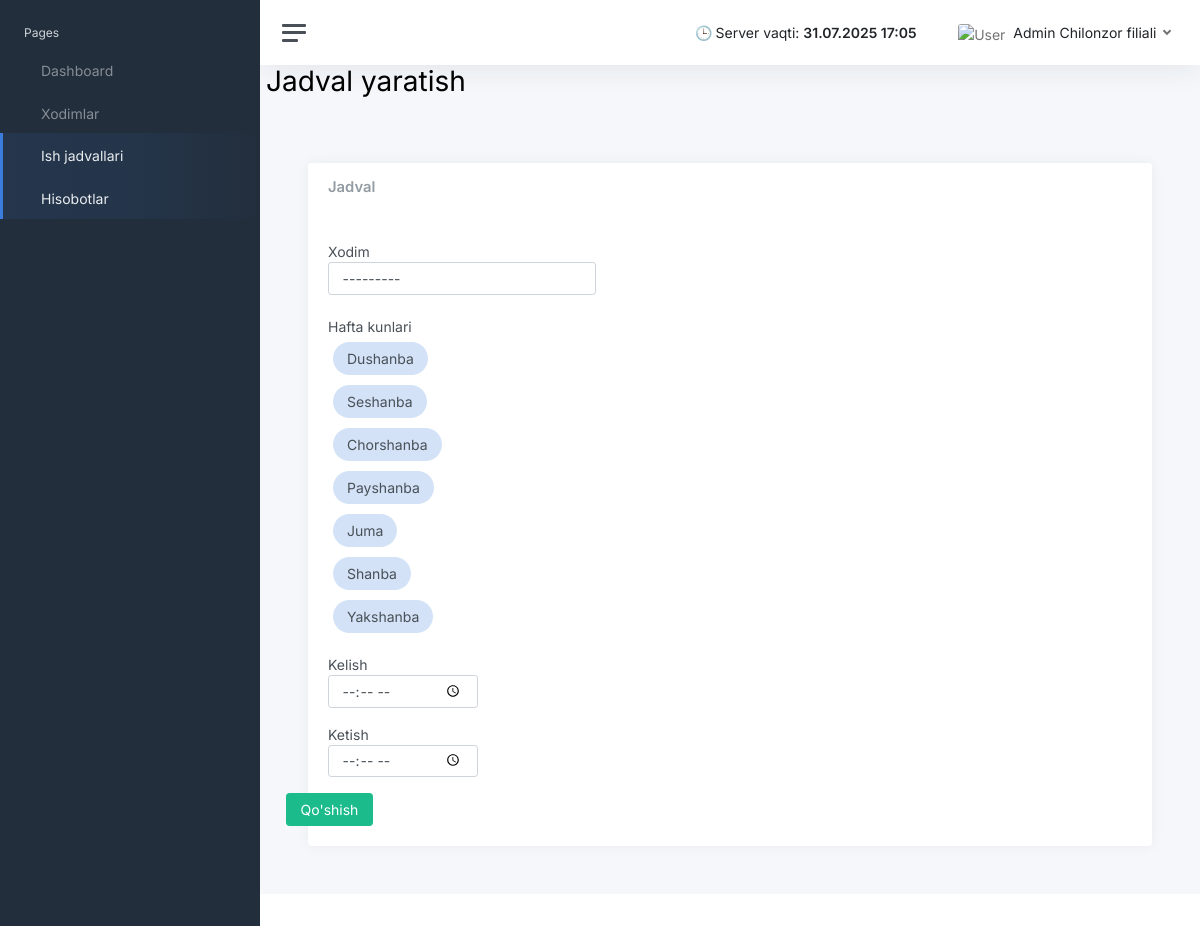
Screenshot of /schedule_create/ (signed in) with the database file from the repository.
### apps/superadmin/models.py (models this page shows, shortened)
class Filial(models.Model):
    filial_name = models.CharField(max_length=200, null=True, blank=True)
    class Meta:
        verbose_name = "Filial"
        verbose_name_plural = "Filiallar"

class Weekday(models.Model):
    name = models.CharField(max_length=20, unique=True)
    name_en = models.CharField(max_length=20, unique=True, null=True, blank=True)
    def __str__(self):
        return self.name
    class Meta:
        verbose_name = "Hafta kuni"
        verbose_name_plural = "Hafta kunlari"

### apps/home/views.py (the view)
# urls.py: path('schedule_create/', views.create_schedule, name='schedule_create'),
@login_required(login_url="/login/")
def create_schedule(request):
    if request.user.is_superuser:
        return redirect('/login/')
    administrator = Administrator.objects.get(user=request.user)
    tashkent_time = timezone.localtime(timezone.now())
    if request.method == 'POST':
        form = WorkScheduleWithUserForm(request.POST, admin=administrator)
        if form.is_valid():
            form.save()
            return redirect('schedules')
    else:
        form = WorkScheduleWithUserForm(admin=administrator)
    return render(request, 'home/user/workschedule/schedule_create.html',
                  {'form': form,
                   "filial": administrator.filial.filial_name,
                   "segment": "schedules",  'tashkent_time': tashkent_time})

### apps/main/models.py (called while the page is built)
    def __str__(self):
        return self.name

### apps/templates/home/user/workschedule/schedule_create.html (shortened to what this page needs)
{% extends "layouts/base.html" %}
{% load static %}
{% block body_class %} dashboard {% endblock body_class %}
{% block stylesheets %}
<link href="{% static 'css/app.css' %}" rel="stylesheet">
{% endblock stylesheets %}
{% block content %}
<div class="content-wrapper">
    <section class="content-header">
        <div class="container-fluid">
            <div class="row mb-2">
                <div class="col-sm-6">
                    <h1>Jadval yaratish</h1>
                </div>
            </div>
        </div>
    </section>
    <section class="content">
        <div class="row">
            <div class="col-md-12">
                <div class="card card-primary">
                    <div class="card-header">
                        <h3 class="card-title">Jadval</h3>
                    </div>
                    <div class="card-body">
                        <form role="form" method="post" action="" enctype="multipart/form-data">
                            <div class="form-group col-12 col-md-4">
                                <label for="id_location">Xodim</label>
                                {{ form.employee }}
                            </div>
                            <br>
                            <div class="form-group mb-3">
                                <label for="{{ form.weekday.id_for_label }}">Hafta kunlari</label>
                                <br>
                                <div class="row form-group">
                                    {% for checkbox in form.weekday %}
                                        <div class="form-group">
                                            <label class="form-check-label weekday-label {% if checkbox.data.selected %}selected{% endif %}"
                                                for="{{ checkbox.id_for_label }}"
                                                onclick="toggleWeekday('{{ checkbox.id_for_label }}')">
                                                {{ checkbox.choice_label }}
                                            </label>
                                        </div>
                                    {% endfor %}
                                </div>
                            </div>
                            <div class="form-group mb-3">
                                <label for="{{ form.start.id_for_label }}">Kelish</label>
                                <div class="col-12 col-md-4">
                                    {{ form.start }}
                                </div>
                            </div>
                            <div class="form-group mb-3">
                                <label for="{{ form.end.id_for_label }}">Ketish</label>
                                <div class="col-12 col-md-4">
                                    {{ form.end }}
                                </div>
                            </div>
                            <div class="row mt-3">
                                <div class="col-1">
                                    <input type="submit" class="btn btn-success float-end" value="Qo'shish">
                                </div>
                            </div>
                        </form>
                    </div>
            </div>
        </div>
    </section>
</div>
{% endblock content %}

### apps/templates/includes/navigation.html (shortened to what this page needs)
<nav class="navbar navbar-expand navbar-light navbar-bg ">
  <a class="sidebar-toggle js-sidebar-toggle">
          <i class="hamburger align-self-center"></i>
       </a>
<div class="navbar-collapse collapse">
  <ul class="navbar-nav navbar-align">
    <li class="nav-item">
      <a class="nav-link " href="#" data-bs-toggle="dropdown">
        <span class="text-dark">🕒 Server vaqti: <strong>{{ tashkent_time|date:"d.m.Y  H:i" }}</strong></span>
      </a>
    </li>
    <li class="nav-item dropdown">
      <a class="nav-icon dropdown-toggle" href="#" id="messagesDropdown" data-bs-toggle="dropdown">
      </a>
    </li>
    <li class="nav-item dropdown">
      <a class="nav-link dropdown-toggle d-none d-sm-inline-block" href="#" data-bs-toggle="dropdown">
        <img src="https://www.shareicon.net/data/512x512/2016/09/01/822711_user_512x512.png"
             class="avatar img-fluid rounded me-1" alt="User" />
        <span class="text-dark">Admin {{ filial }}</span>
      </a>
    </li>
  </ul>
</div>
</nav>

### apps/templates/home/user/workschedule/schedule_create.html (style rules this page uses)
.weekday-label { display: inline-block; background-color: #D3E2F7; padding: 6px 14px; border-radius: 50px; font-size: 14px; margin: 5px; cursor: pointer; transition: background-color 0.3s; }

### rows the page displays
Filial: filial_name "Chilonzor filiali"
Weekday: choice_label "Dushanba"
Weekday: choice_label "Seshanba"
Weekday: choice_label "Chorshanba"
Weekday: choice_label "Payshanba"
Weekday: choice_label "Juma"
Weekday: choice_label "Shanba"
Weekday: choice_label "Yakshanba"

### other values shown
{{ tashkent_time|date:"d.m.Y  H:i" }} "31.07.2025 17:05"
